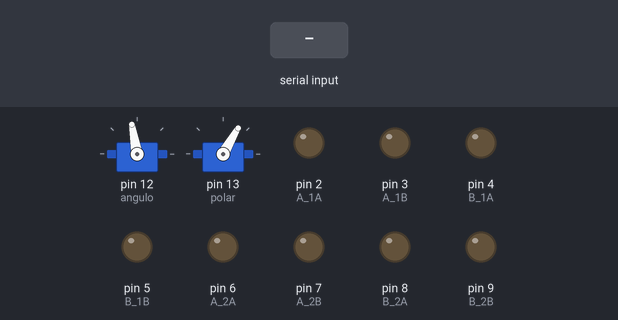
Simulated run of this sketch. Board: Arduino Uno, built with avr-gcc and run on an emulated ATmega328P. Shown: 2 × servo, output pins drawn as LEDs (lit = HIGH). The test bench sets the inputs (shaded band). What the sketch prints to the serial monitor is not drawn.

Above: at 1.2 s.
1.3 s: "V" received over the second serial link
At 2.5 s:
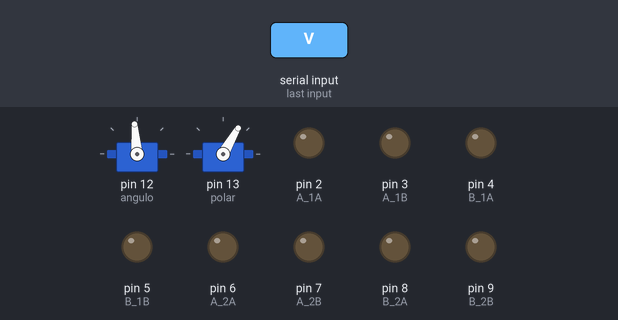
2.8 s: "Y" received over the second serial link
At 3.7 s:
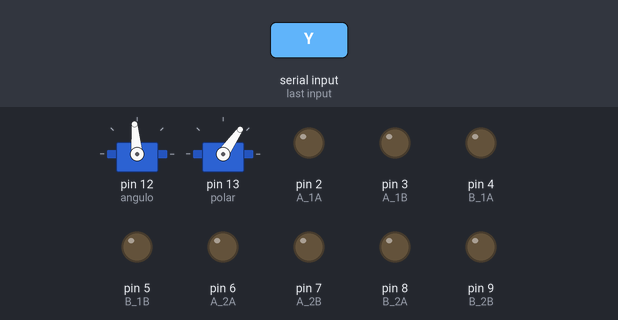
4.3 s: "W" received over the second serial link
At 4.8 s:
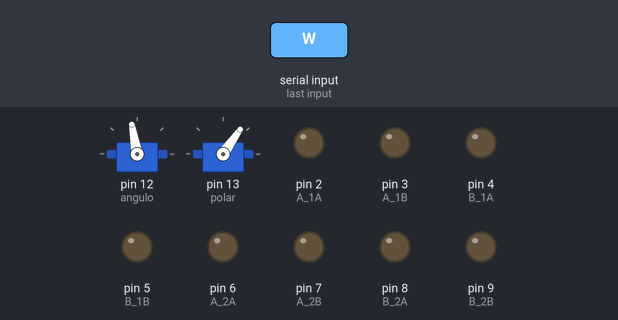
5.8 s: "A" received over the second serial link
At 7.0 s:
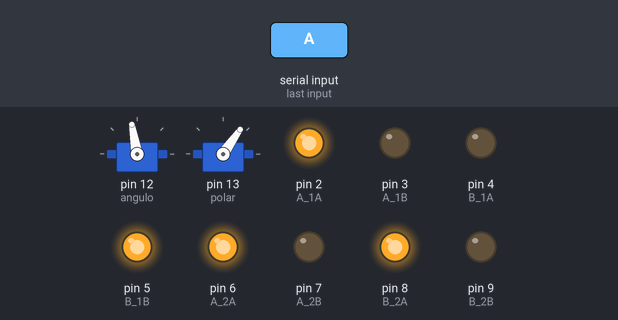
7.3 s: "Z" received over the second serial link
At 8.3 s:
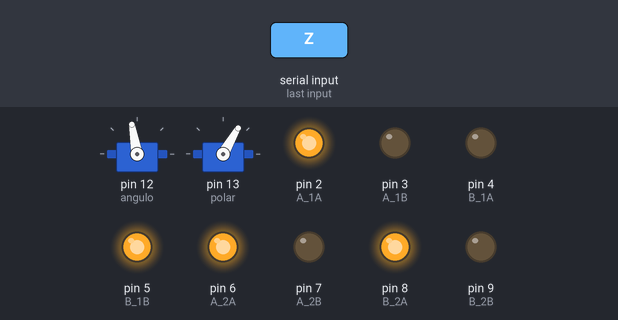
8.8 s: "B" received over the second serial link
At 9.4 s:
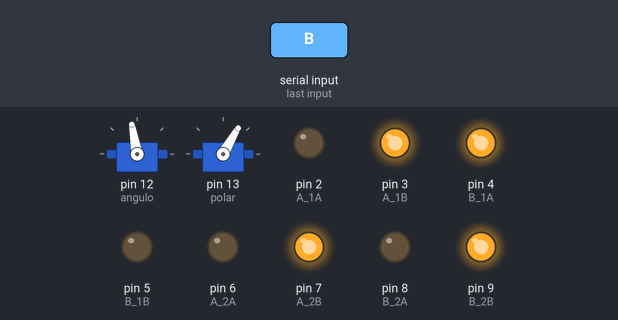
Timing chart, 0 to 11.3 s (numbered marks = the images above; inputs shaded):
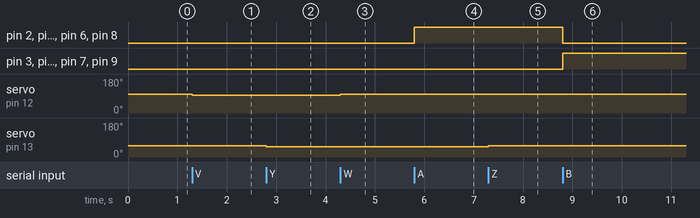

Measured:
- after the input at 1.3 s, servo on pin 12 (angulo): 100° → 95° at once
- after the input at 2.8 s, servo on pin 13 (polar): 60° → 55° at once
- after the input at 4.3 s, servo on pin 12 (angulo): 95° → 100° at once
- after the input at 5.8 s, pin 2 (A_1A), pin 5 (B_1B), pin 6 (A_2A), pin 8 (B_2A): LOW → HIGH at once
- after the input at 7.3 s, servo on pin 13 (polar): 55° → 60° at once
- after the input at 8.8 s, pin 2 (A_1A), pin 5 (B_1B), pin 6 (A_2A), pin 8 (B_2A): HIGH → LOW at once; pin 3 (A_1B), pin 4 (B_1A), pin 7 (A_2B), pin 9 (B_2B): LOW → HIGH at once

The sketch:

ardugo.ino
```cpp
 #include <SoftwareSerial.h>
 #include <Servo.h>

const int A_1A =2;
const int A_1B =3;
const int B_1A =4;
const int B_1B =5;
const int A_2A =6;
const int A_2B =7;
const int B_2A =8;
const int B_2B =9;
const int rxpin = 10;
const int txpin = 11;
int grado_A = 100;
int grado_P = 60;

Servo angulo;
Servo polar;

SoftwareSerial bluetooth(rxpin, txpin);
void setup()
{

   Serial.begin(9600);
 bluetooth.begin(9600);
 Serial.println("Serial listo");
 bluetooth.println("Bluetooth listo");

  pinMode(A_1A, OUTPUT);
  pinMode(A_1B, OUTPUT);
  pinMode(B_1A, OUTPUT);
  pinMode(B_1B, OUTPUT);
  pinMode(A_2A, OUTPUT);
  pinMode(A_2B, OUTPUT);
  pinMode(B_2A, OUTPUT);
  pinMode(B_2B, OUTPUT);

  angulo.attach(12);
  polar.attach(13);
  angulo.write(grado_A);
  polar.write(grado_P);

  analogWrite(A_1A, 0); digitalWrite(A_1B, 0);
  analogWrite(B_1A, 0); digitalWrite(B_1B, 0);
  analogWrite(A_2A, 0); digitalWrite(A_2B, 0);
  analogWrite(B_2A, 0); digitalWrite(B_2B, 0);
}

void loop()
{
   if (bluetooth.available())
 {
    char c = (char)bluetooth.read();

   switch (c)
   {

    //SERVOS

  //'W' servo base, izquierda
  case 'W':
  if (grado_A < 180){
  grado_A = grado_A + 5;
  angulo.write(grado_A);
  }
  break;

  //'V' Servo base, derecha
  case 'V':
  if (grado_A > 0) {
  grado_A = grado_A - 5;
  angulo.write(grado_A);
  }
  break;

  //'Y' servo cámara, abajo
  case 'Y':
  if(grado_P > 0){
  grado_P = grado_P - 5;
  polar.write(grado_P);
  }
  break;

  //'z' servo cámara, arriba
  case 'Z':
  if(grado_P < 130){
  grado_P = grado_P + 5;
  polar.write(grado_P);
  }
  break;

  //MOTORES
     //adelante
  case 'A':
  analogWrite(A_1A, 255); digitalWrite(A_1B, 0);
  analogWrite(B_1A, 0); digitalWrite(B_1B, 255);
  analogWrite(A_2A, 255); digitalWrite(A_2B, 0);
  analogWrite(B_2A, 255); digitalWrite(B_2B, 0);
  break;


  //atras
  case 'B':
  analogWrite(A_1A, 0); digitalWrite(A_1B, 255);
  analogWrite(B_1A, 255); digitalWrite(B_1B, 0);
  analogWrite(A_2A, 0); digitalWrite(A_2B, 255);
  analogWrite(B_2A, 0); digitalWrite(B_2B, 255);
  break;

  //Izquierda
  case 'I':
  analogWrite(A_1A, 0); digitalWrite(A_1B, 0);
  analogWrite(B_1A, 0); digitalWrite(B_1B, 255);
  analogWrite(A_2A, 0); digitalWrite(A_2B, 0);
  analogWrite(B_2A, 255); digitalWrite(B_2B, 0);
  break;

  //Derecha Adelante
  case 'D':
  analogWrite(A_1A, 255); digitalWrite(A_1B, 0);
  analogWrite(B_1A, 0); digitalWrite(B_1B, 0);
  analogWrite(A_2A, 255); digitalWrite(A_2B, 0);
  analogWrite(B_2A, 0); digitalWrite(B_2B, 0);
  break;

  //Detener
  case 'X':
  analogWrite(A_1A, 0); digitalWrite(A_1B, 0);
  analogWrite(B_1A, 0); digitalWrite(B_1B, 0);
  analogWrite(A_2A, 0); digitalWrite(A_2B, 0);
  analogWrite(B_2A, 0); digitalWrite(B_2B, 0);
  break;


   }
 }
 }
 /*
'W' (servo base, izquierda)
'V' (servo base, derecha)
'Y' ( servo cámara, abajo)
'Z' (servo cámara, arriba) */
```
